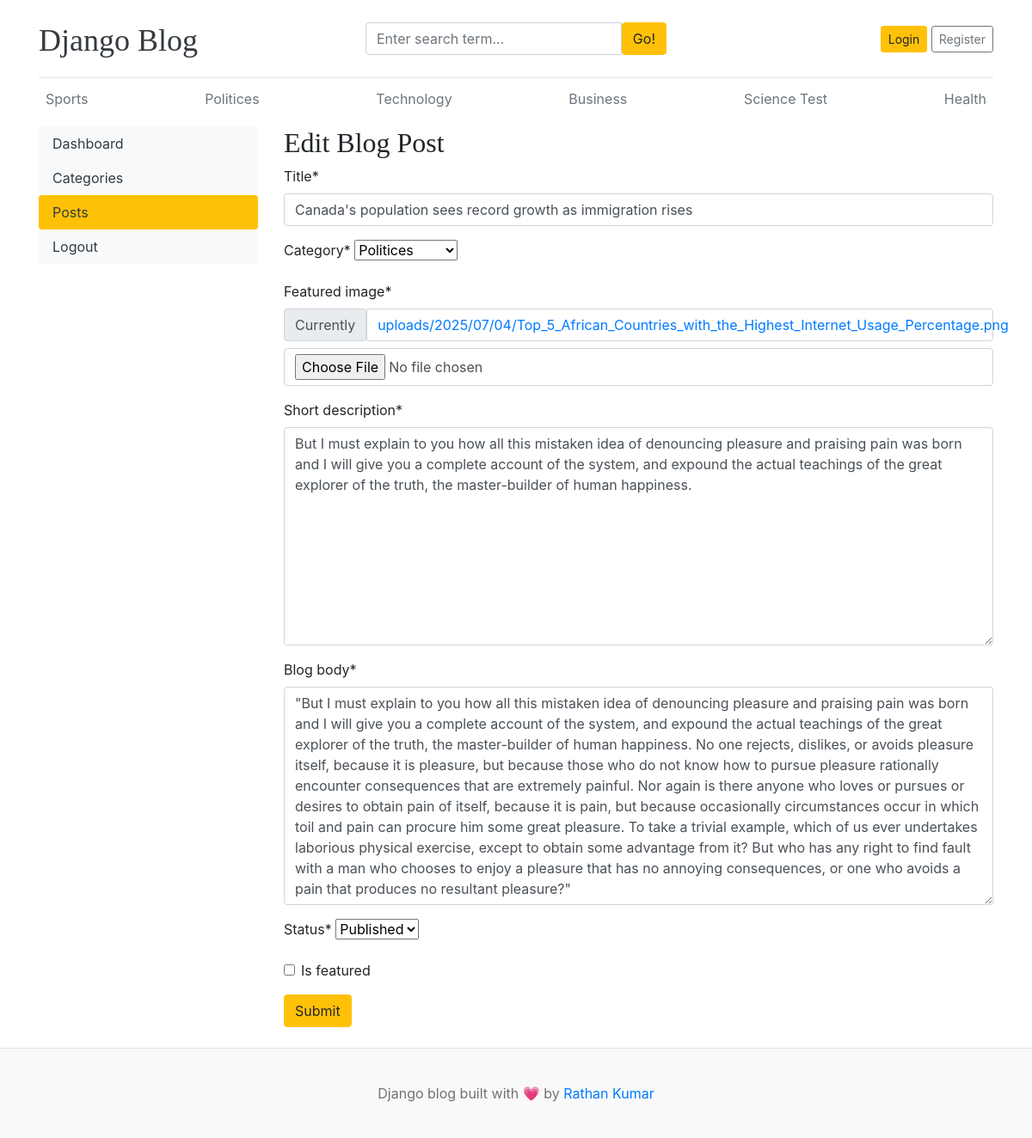
Page /dashboard/posts/edit/3 on the committed database.
### blogs/models.py (models this page shows, shortened)
class Category(models.Model):
    category_name = models.CharField(max_length=50, unique=True)
    created_at = models.DateTimeField(auto_now_add=True)
    updated_at = models.DateTimeField(auto_now=True)
    class Meta:
        verbose_name_plural = "categories"
    def __str__(self):
        return self.category_name

class Blog(models.Model):
    title = models.CharField(max_length=100)
    slug = models.SlugField(max_length=150, unique=True, blank=True)
    category = models.ForeignKey(Category, on_delete=models.CASCADE)
    author = models.ForeignKey(User, on_delete=models.CASCADE)
    featured_image = models.ImageField(upload_to='uploads/%Y/%m/%d')
    short_description = models.TextField(max_length=500)
    blog_body = models.TextField(max_length=2000)
    status = models.CharField(max_length=20, choices=STATUS_CHOICES, default=0)
    is_featured = models.BooleanField(default=False)
    created_at = models.DateTimeField(auto_now_add=True)
    updated_at = models.DateTimeField(auto_now=True)

### dashboard/views.py (the view, shortened to what this page needs)
# urls.py: path('posts/edit/<int:pk>', views.edit_post, name='edit_post'),
def edit_post(request, pk):
    post = get_object_or_404(Blog, pk=pk)
    form = BlogPostForm(instance=post)
    context = {
        'form': form,
        'post': post
    }
    return render(request, 'dashboard/edit_post.html', context)

### dashboard/forms.py
class BlogPostForm(forms.ModelForm):
    class Meta:
        model = Blog
        fields = ('title', 'category', 'featured_image', 'short_description', 'blog_body', 'status', 'is_featured')

### blogs/context_processors.py (called while the page is built)
def get_categories(request):
    categories = Category.objects.all()
    return dict(categories=categories)

def get_social_links(request):
    social_links = SocialLink.objects.all()
    return dict(social_links=social_links)

### templates/dashboard/edit_post.html (shortened to what this page needs)
{% extends 'base.html' %}
{% block content %}
<div class="row">
    {% include 'dashboard/sidebar.html' %}
     <div class="col-md-9">
        <h2>Edit Blog Post</h2>
        {% load crispy_forms_tags %}
        <form action="{% url 'edit_post' post.id %}" method="POST" enctype="multipart/form-data">
            {{ form | crispy }}
            <button type="submit" class="btn btn-warning">Submit</button>
        </form>
        <br>
     </div>
</div>
{% endblock content %}

### templates/base.html (shortened to what this page needs)
 {% load static %}
<!DOCTYPE html>
<html lang="en">
<head>
    <link href="https://getbootstrap.com/docs/4.0/dist/css/bootstrap.min.css" rel="stylesheet">
    <link href="{% static 'css/blog.css' %}" rel="stylesheet">
      <link rel="stylesheet" href="https://cdnjs.cloudflare.com/ajax/libs/font-awesome/6.5.0/css/all.min.css">
</head>
<body>
    <div class="container">
      <header class="blog-header py-3">
        <div class="row flex-nowrap justify-content-between align-items-center">
          <div class="col-4 pt-1">
            <a class="blog-header-logo text-dark" href="/">Django Blog</a>
          </div>
          <div class="col-4">
            <form action="{% url 'search' %}" method="GET">
              <div class="input-group">
                  <input class="form-control" type="text" name="keyword" value="{{ keyword }}" placeholder="Enter search term..." aria-label="Enter search term..." aria-describedby="button-search" />
                  <button class="btn btn-warning" id="button-search" type="submit">Go!</button>
              </div>
            </form>
          </div>
          <div class="col-4 d-flex justify-content-end align-items-center">
            {% if not user.is_authenticated %}
            <a class="btn btn-sm btn-warning" href="{% url 'login' %}">Login</a> &nbsp;
            <a class="btn btn-sm btn-outline-secondary" href="{% url 'register' %}">Register</a>
            {% else %}
            <span><a href="{% url 'dashboard' %}">Dashboard</a></span>
            &emsp;
            <span><a href="{% url 'logout' %}">Logout</a></span>
            {% endif %}
          </div>
        </div>
      </header>
      <div class="nav-scroller py-1 mb-2">
        <nav class="nav d-flex justify-content-between">
          {% for cat in categories %}
          <a class="p-2 text-muted" href="{% url 'post_by_category' cat.id %}">{{ cat.category_name }}</a>
          {% endfor %}
        </nav>
      </div>
{% block content %}
{% endblock content %}
</div>
<footer class="blog-footer">
  <p>Django blog built with 💗 by <a href="#">Rathan Kumar</a></p>
</footer>
</body>
</html>

### blog_main/static/css/blog.css (style rules this page uses)
.blog-header { border-bottom: 1px solid #e5e5e5; }
.blog-header-logo { font-family: "Playfair Display", Georgia, "Times New Roman", serif; font-size: 2.25rem; }
h1, h2, h3, h4, h5, h6 { font-family: "Playfair Display", Georgia, "Times New Roman", serif; }
.blog-footer { padding: 2.5rem 0; color: #727272; text-align: center; background-color: #f9f9f9; border-top: .05rem solid #e5e5e5; }
.blog-footer p:last-child { margin-bottom: 0; }

### rows in the picture
Category: category_name "Sports"
Category: category_name "Politices"
Category: category_name "Technology"
Category: category_name "Business"
Category: category_name "Science Test"
Category: category_name "Health"
Blog: title "Canada's population sees record growth as immigration rises", category "Politices", short_description "But I must explain to you how all this mistaken idea of denouncing pleasure and praising pain was born and I will give you a complete account of the system, and expound the actual teachings of the great explorer of the truth, the master-builder of human happiness.", blog_body "\"But I must explain to you how all this mistaken idea of denouncing pleasure and praising pain was born and I will give you a complete account of the system, and expound the actual teachings of the great explorer of the truth, the master-builder of human happiness. No one rejects, dislikes, or avoids pleasure itself, because it is pleasure, but because those who do not know how to pursue pleasure rationally encounter consequences that are extremely painful. Nor again is there anyone who loves or pursues or desires to obtain pain of itself, because it is pain, but because occasionally circumstances occur in which toil and pain can procure him some great pleasure. To take a trivial example,…", status "Published"
